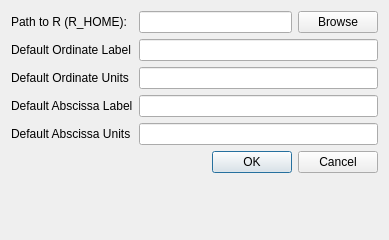
<?xml version="1.0" encoding="UTF-8"?>
<ui version="4.0">
 <class>SettingsDialog</class>
 <widget class="QDialog" name="SettingsDialog">
  <property name="geometry">
   <rect>
    <x>0</x>
    <y>0</y>
    <width>389</width>
    <height>240</height>
   </rect>
  </property>
  <property name="windowTitle">
   <string>Dialog</string>
  </property>
  <layout class="QFormLayout" name="formLayout">
   <item row="0" column="0">
    <widget class="QLabel" name="label">
     <property name="text">
      <string>Path to R (R_HOME): </string>
     </property>
    </widget>
   </item>
   <item row="5" column="1">
    <widget class="QDialogButtonBox" name="buttonBox">
     <property name="orientation">
      <enum>Qt::Horizontal</enum>
     </property>
     <property name="standardButtons">
      <set>QDialogButtonBox::Cancel|QDialogButtonBox::Ok</set>
     </property>
    </widget>
   </item>
   <item row="0" column="1">
    <layout class="QHBoxLayout" name="horizontalLayout">
     <item>
      <widget class="QLineEdit" name="RHome"/>
     </item>
     <item>
      <widget class="QPushButton" name="browsePushButton">
       <property name="text">
        <string>Browse</string>
       </property>
      </widget>
     </item>
    </layout>
   </item>
   <item row="1" column="1">
    <widget class="QLineEdit" name="ordLabelLineEdit"/>
   </item>
   <item row="2" column="1">
    <widget class="QLineEdit" name="ordUnitsLineEdit"/>
   </item>
   <item row="3" column="1">
    <widget class="QLineEdit" name="absLabelLineEdit"/>
   </item>
   <item row="1" column="0">
    <widget class="QLabel" name="label_2">
     <property name="text">
      <string>Default Ordinate Label</string>
     </property>
    </widget>
   </item>
   <item row="2" column="0">
    <widget class="QLabel" name="label_3">
     <property name="text">
      <string>Default Ordinate Units</string>
     </property>
    </widget>
   </item>
   <item row="3" column="0">
    <widget class="QLabel" name="label_4">
     <property name="text">
      <string>Default Abscissa Label</string>
     </property>
    </widget>
   </item>
   <item row="4" column="1">
    <widget class="QLineEdit" name="absUnitsLineEdit"/>
   </item>
   <item row="4" column="0">
    <widget class="QLabel" name="label_5">
     <property name="text">
      <string>Default Abscissa Units</string>
     </property>
    </widget>
   </item>
  </layout>
 </widget>
 <resources/>
 <connections>
  <connection>
   <sender>buttonBox</sender>
   <signal>accepted()</signal>
   <receiver>SettingsDialog</receiver>
   <slot>accept()</slot>
   <hints>
    <hint type="sourcelabel">
     <x>248</x>
     <y>254</y>
    </hint>
    <hint type="destinationlabel">
     <x>157</x>
     <y>274</y>
    </hint>
   </hints>
  </connection>
  <connection>
   <sender>buttonBox</sender>
   <signal>rejected()</signal>
   <receiver>SettingsDialog</receiver>
   <slot>reject()</slot>
   <hints>
    <hint type="sourcelabel">
     <x>316</x>
     <y>260</y>
    </hint>
    <hint type="destinationlabel">
     <x>286</x>
     <y>274</y>
    </hint>
   </hints>
  </connection>
 </connections>
</ui>
